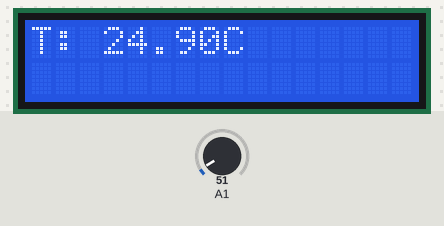
This sketch was run on a simulated Arduino Uno, built with avr-gcc and run on an emulated ATmega328P. Parts: 16×2 character LCD. The inputs (shaded band) are chosen by the test bench; at power-on: A1 = 51.

Above: at 1.2 s.
1.3 s: A1 set to 23
At 2.7 s:
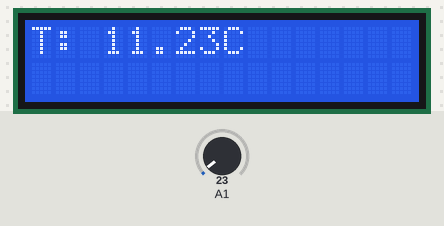
3.0 s: A1 set to 18
At 4.1 s:
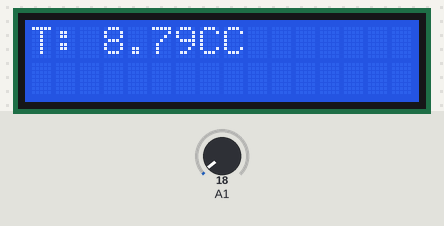
4.5 s: A1 set to 30
At 5.3 s:
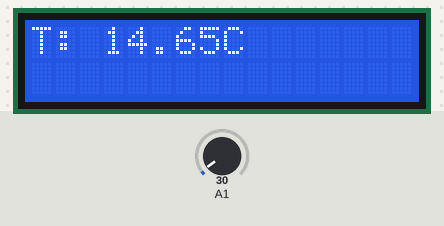
Timing chart, 0 to 7.5 s (numbered marks = the images above; inputs shaded):
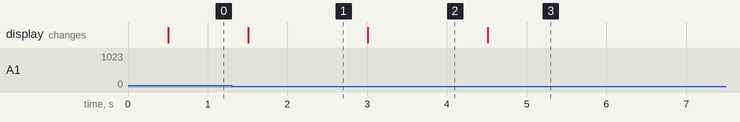

Measured:
- the behaviour switches between 21 and 20 on A1 (found by bisection; images 1 and 2)
- after the input at 1.3 s, the display: changes after 0.21 s (image 1)
- after the input at 3.0 s, the display: changes at once (image 2)
- after the input at 4.5 s, the display: changes at once (image 3)

The sketch:

LCD_KeyPad_Shield_SensorDisplay.ino
```cpp
/*******************************************************

   Description:
   Reads an analog input on pin 1, prints the result to the LCD.
   This program takes the temperture sensor LM35 for example.

   Connection:
   Plug the LCD Keypad to the UNO(or other controllers)
   Temperture sensor:
   S(blue) -- A1()
     Note: A0 has been occupied.
   VCC(red) -- VCC
   GND(black) -- GND

********************************************************/

#include <LiquidCrystal.h>

LiquidCrystal lcd(8, 9, 4, 5, 6, 7);        // select the pins used on the LCD panel

unsigned long tepTimer ;

void setup(){
    lcd.begin(16, 2);                       // start the library
}

void loop(){
    lcd.setCursor(0, 0);                   // set the LCD cursor   position
    int val;                               // variable to store the value coming from the analog pin
    double data;                           // variable to store the temperature value coming from the conversion formula
    val=analogRead(1);                     // read the analog in value:
    data = (double) val * (5/10.24);       // temperature conversion formula

    if(millis() - tepTimer > 500){         // output a temperature value per 500ms
             tepTimer = millis();

             // print the results to the lcd
             lcd.print("T: ");
             lcd.print(data);
             lcd.print("C");
     }
}
```
